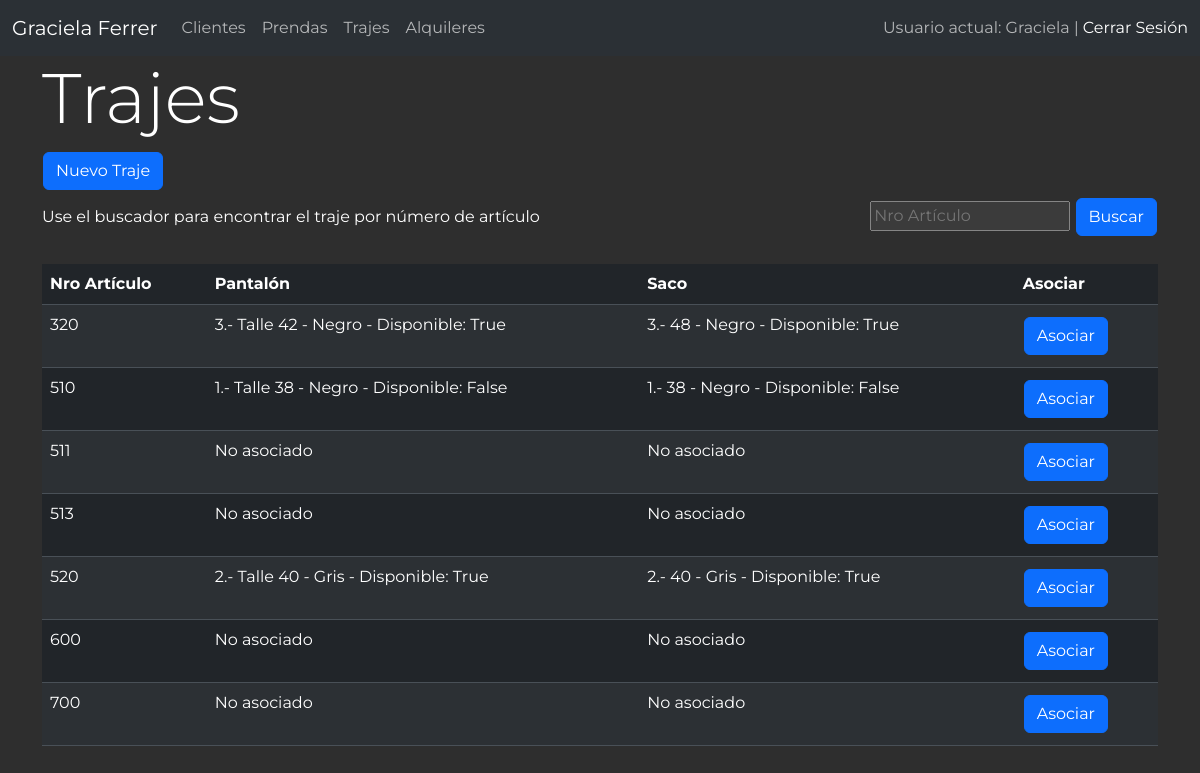
The page /trajes/ (signed in) on the database as committed earlier.
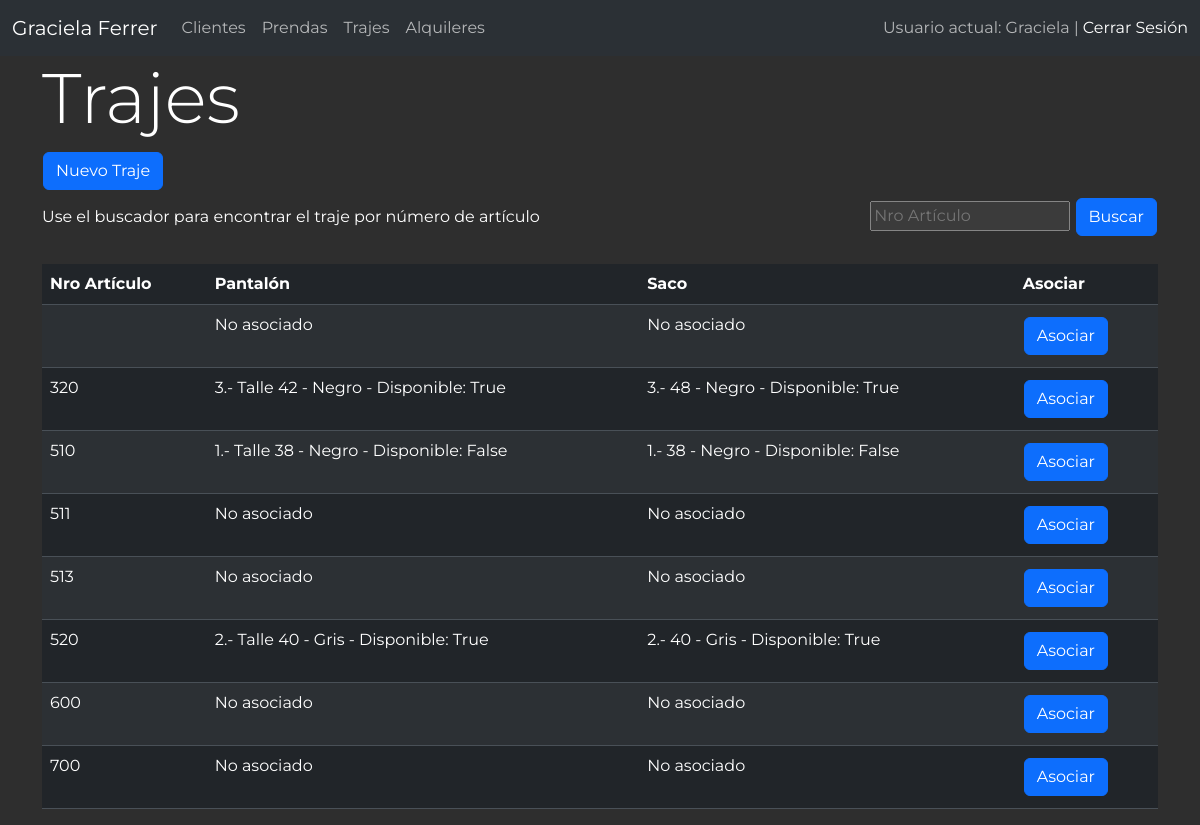
The same page on the database as committed later.
### alquiler/models.py (models this page shows, shortened)
class Traje(models.Model):
    nro_articulo = models.CharField(max_length=20, unique=True)
    def mostrar_pantalon(self):
        pantalon = self.pantalon_set.first()
        return f'{pantalon.id}.- Talle {pantalon.talle_pantalon} - {pantalon.color_pantalon} - Disponible: {pantalon.disponible}' if pantalon else 'No asociado'
    mostrar_pantalon.short_description = 'Pantalón'
    def mostrar_saco(self):
        saco = self.saco_set.first()
        return f'{saco.id}.- {saco.talle_saco} - {saco.color_saco} - Disponible: {saco.disponible}' if saco else 'No asociado'
    mostrar_saco.short_description = 'Saco'
    class Meta:
        db_table = 'traje'
        verbose_name = 'traje'
        verbose_name_plural = 'trajes'

class Pantalon(models.Model):
    color_pantalon = models.ForeignKey('Color', on_delete=models.CASCADE, default=1)
    talle_pantalon = models.CharField(max_length=20, null=True, blank=True)
    traje = models.ForeignKey('Traje', on_delete=models.CASCADE, default=1)
    disponible = models.BooleanField(default=True)
    tintoreria = models.BooleanField(default=False)
    reparacion = models.BooleanField(default=False)
    class Meta:
        db_table = 'pantalon'
        verbose_name = 'pantalon'
        verbose_name_plural = 'pantalones'

class Color(models.Model):
    nombre = models.CharField(max_length=100)
    def __str__(self):
        return self.nombre
    class Meta:
        db_table = 'color'
        verbose_name = 'color'
        verbose_name_plural = 'colores'

class Saco(models.Model):
    color_saco = models.ForeignKey('Color', on_delete=models.CASCADE, default=1)
    talle_saco = models.CharField(max_length=20, null=True, blank=True)
    traje = models.ForeignKey('Traje', on_delete=models.CASCADE, default=1)
    disponible = models.BooleanField(default=True)
    tintoreria = models.BooleanField(default=False)
    reparacion = models.BooleanField(default=False)
    class Meta:
        db_table = 'saco'
        verbose_name = 'saco'
        verbose_name_plural = 'sacos'

### alquiler/views.py (the view)
# urls.py: path('trajes/',views.trajes, name='trajes'),
@login_required
def trajes(request):
    colores = Color.objects.all()
    query = request.GET.get('q', '')
    if query:
        trajes = Traje.objects.filter(nro_articulo__icontains=query).order_by('nro_articulo')
    else:
        trajes = Traje.objects.all().order_by('nro_articulo')
    return render(request, 'trajes.html', {'trajes': trajes, 'query': query, 'colores': colores})

### alquiler/templates/trajes.html (shortened to what this page needs)
{% extends 'layout.html' %}
{% block content %}
<main class="container">
    <div class="extremos">
        <h1>Trajes</h1>
    </div>
    <a href="{% url 'nuevo_traje' %}"><button class="btn btn-primary" type="submit">Nuevo Traje</button></a>
    <div class="extremos">
        <span>Use el buscador para encontrar el traje por número de artículo</span>
        <form action="{% url 'trajes' %}" method="get">
            <input type="search" name="q" value="{{ query }}" placeholder="Nro Artículo">
            <button class="btn btn-primary" type="submit">Buscar</button>
        </form>
    </div>
    <br>
    <table class="table table-striped">
        <thead>
            <tr>
                <th scope="col">Nro Artículo</th>
                <th scope="col">Pantalón</th>
                <th scope="col">Saco</th>
                <th scope="col">Asociar</th>
            </tr>
        </thead>
        <tbody>
          {% for traje in trajes %}
          <tr>
              <td>{{ traje.nro_articulo }}</td>
              <td>{{ traje.mostrar_pantalon }}</td>
              <td>{{ traje.mostrar_saco }}</td>
              <td>
                <button type="button" class="btn btn-primary" data-bs-toggle="modal" data-bs-target="#exampleModal">
                    Asociar
                </button>
               </td>
          </tr>
          {% endfor %}
        </tbody>
      </table>
</main>
{% endblock %}

Rows that differ between the two databases and show on the page:
added Traje: mostrar_pantalon "No asociado", mostrar_saco "No asociado"
